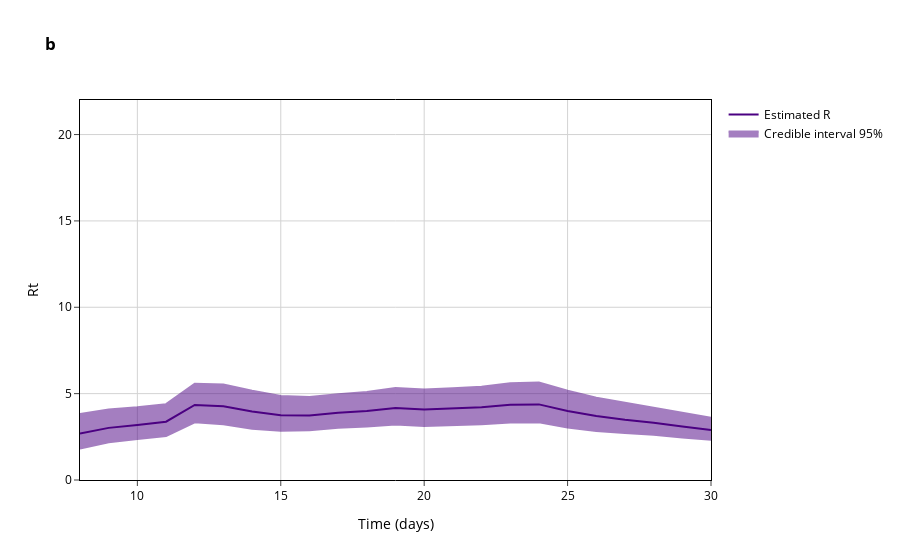

Notebook source saved alongside this figure:
### Code cell
fig_strict = go.Figure()

trace1 = go.Scatter(
            y=intervals_strict['Mean'],
            x=intervals_strict['Time Points'],
            mode='lines',
            name='Estimated R',
            line_color='indigo'
        )

trace2 = go.Scatter(
    x=list(intervals_strict['Time Points']) + list(intervals_strict['Time Points'])[::-1],
    y=list(intervals_strict['Lower bound CI']) + list(intervals_strict['Upper bound CI'])[::-1],
    fill='toself',
    fillcolor='indigo',
    line_color='indigo',
    opacity=0.5,
    mode='lines',
    name='Credible interval 95%',
)

fig_strict.add_trace(trace1)
fig_strict.add_trace(trace2)

fig_strict.update_layout(
    xaxis_title='Time (days)',
    yaxis_title='Rt',
    hovermode='x unified')
fig_strict.update_layout(plot_bgcolor='white', title='<b>b</b>', font=dict(size=12, color="Black"), yaxis_range=[0,22])
fig_strict.update_xaxes(
    mirror=True,
    ticks='outside',
    showline=True,
    linecolor='black',
    gridcolor='lightgrey'
)
fig_strict.update_yaxes(
    mirror=True,
    ticks='outside',
    showline=True,
    linecolor='black',
    gridcolor='lightgrey'
)

fig_strict.show()

first_week_strict = intervals_strict['Mean'][:7]

print('Average Rt over the first week = ', statistics.mean(first_week_strict))

### Figure 1 — Plotly figure (JSON) as saved in the notebook; plotly's stock layout.template omitted (floating-point values rounded to 4 significant figures)
{"data": [{"line": {"color": "indigo"}, "mode": "lines", "name": "Estimated R", "type": "scatter", "x": [8, 9, 10, 11, 12, 13, 14, 15, 16, 17, 18, 19, 20, 21, 22, 23, 24, 25, 26, 27, 28, 29, 30], "y": [2.688, 3.018, 3.189, 3.376, 4.346, 4.274, 3.961, 3.744, 3.732, 3.894, 3.994, 4.167, 4.081, 4.138, 4.206, 4.351, 4.378, 3.999, 3.704, 3.49, 3.316, 3.094, 2.892]}, {"fill": "toself", "fillcolor": "indigo", "line": {"color": "indigo"}, "mode": "lines", "name": "Credible interval 95%", "opacity": 0.5, "type": "scatter", "x": [8, 9, 10, 11, 12, 13, 14, 15, 16, 17, 18, 19, 20, 21, 22, 23, 24, 25, 26, 27, 28, 29, 30, 30, 29, 28, 27, 26, 25, 24, 23, 22, 21, 20, 19, 18, 17, 16, 15, 14, 13, 12, 11, 10, 9, 8], "y": [1.823, 2.179, 2.369, 2.55, 3.342, 3.226, 2.967, 2.845, 2.882, 3.028, 3.097, 3.215, 3.13, 3.173, 3.228, 3.333, 3.338, 3.041, 2.842, 2.717, 2.615, 2.466, 2.333, 3.601, 3.89, 4.199, 4.458, 4.77, 5.171, 5.645, 5.594, 5.401, 5.315, 5.234, 5.324, 5.092, 4.971, 4.801, 4.867, 5.175, 5.527, 5.572, 4.39, 4.206, 4.085, 3.825]}], "layout": {"font": {"color": "Black", "size": 12}, "hovermode": "x unified", "plot_bgcolor": "white", "title": {"text": "<b>b</b>"}, "xaxis": {"gridcolor": "lightgrey", "linecolor": "black", "mirror": true, "showline": true, "ticks": "outside", "title": {"text": "Time (days)"}}, "yaxis": {"gridcolor": "lightgrey", "linecolor": "black", "mirror": true, "range": [0, 22], "showline": true, "ticks": "outside", "title": {"text": "Rt"}}}}
